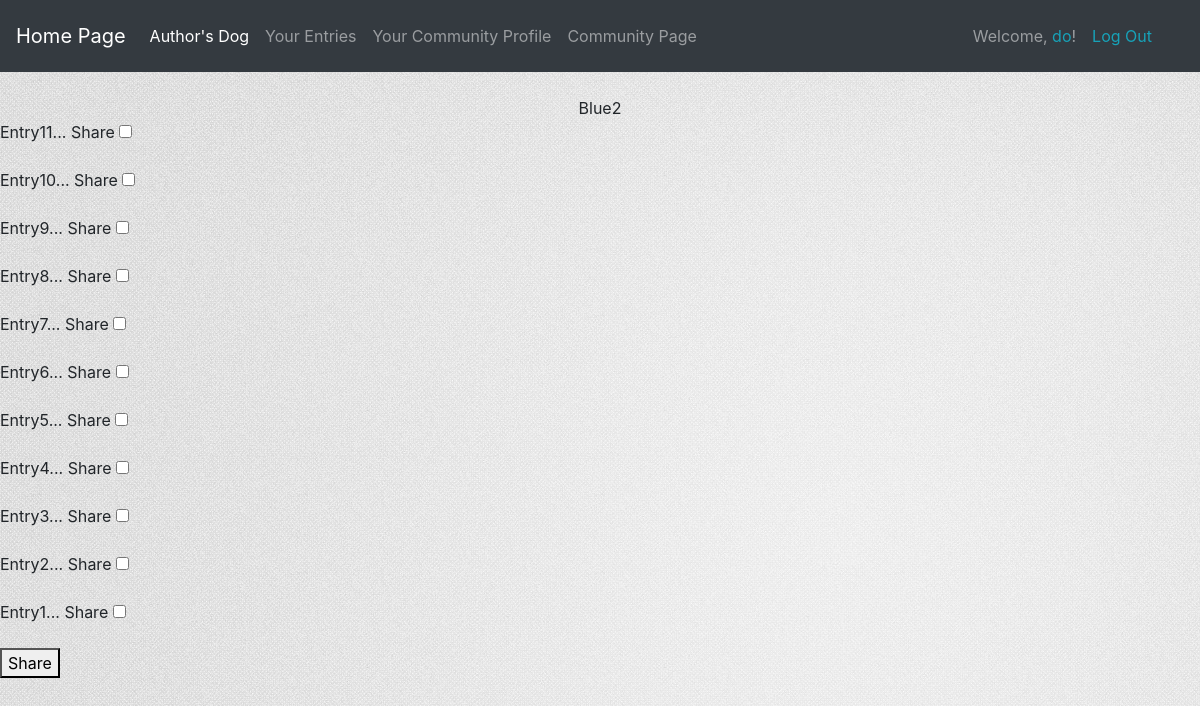
The page /share_dog/12/ (signed in) on the database its author committed.
### test_dog_app/models.py (models this page shows)
class DogName(models.Model):
    owner = models.ForeignKey(User, on_delete=models.CASCADE)
    name = models.CharField(max_length=70)
    share = models.BooleanField(default=False)
    shared_date = models.DateTimeField(auto_now_add=False, auto_now=False, null=True, blank=False)
    def __str__(self):
        return self.name

class Entry(models.Model):
    dog_name = models.ForeignKey(DogName, on_delete=models.CASCADE, null=False)
    bio_entry = models.TextField()
    dog_photo = models.ImageField(default=None, upload_to='photo_img/', blank=True)
    share = models.BooleanField(default=False)
    date_entry = models.DateTimeField(auto_now_add=True)
    shared_date = models.DateTimeField(auto_now_add=False, auto_now=False, null=True, blank=False)
    def __str__(self):
        return f'{self.bio_entry[:50]}...'

### test_dog_app/views.py (the view, shortened to what this page needs)
# urls.py: path('share_dog/<int:dog_id>/', views.share_dog, name='share_dog'),
def share_dog(request, dog_id):
    dog_to_share = DogName.objects.get(id=dog_id)
    dog_info = dog_to_share.entry_set.filter(share=False).order_by('-date_entry')
    all_dog_entries = dog_to_share.entry_set.all()
    content = {
        'dog_to_share':dog_to_share,
        'dog_info':dog_info,
        'all_dog_entries':all_dog_entries,
    }
    return render(request, 'share_dog.html',content)

### test_dog_app/templates/share_dog.html (shortened to what this page needs)
{% extends 'base.html' %}
{% block content %}
<div style="text-align: center">
    {{ dog_to_share }}
</div>
    <form action="{% url 'test_dog_app:share_dog' dog_to_share.id %}" method="post">
    {% for entry in dog_info %}
        <p>
            {{ entry }}
            <label>
                Share <input name="entry" type="checkbox" value="{{ entry.id }}"/>
            </label><br>
        </p>
    {% endfor %}
    {% if dog_info %}
        <button name="submit">Share</button>
    {% endif %}
</form>
{% endblock content %}

### test_dog_app/templates/base.html (shortened to what this page needs)
{% load static %}
<!DOCTYPE html>
<html lang="en">
    <link rel="stylesheet" href="https://stackpath.bootstrapcdn.com/bootstrap/4.4.1/css/bootstrap.min.css"
>
<head>
</head>
<body>
    <link rel="stylesheet" type="text/css" href="{% static 'test_dog_app/style.css' %}" />
    <nav class="navbar navbar-expand-lg navbar-dark bg-dark mb-4">
        <a class= 'navbar-brand' href="{% url 'test_dog_app:index' %}">Home Page</a>
        <div class="collapse navbar-collapse" id="navbarNavAltMarkup">
            <div class="navbar-nav">
            <a class= 'nav-item nav-link active' href="{% url 'test_dog_app:authors_dog' %}">
                Author's Dog
            </a>
            <a class= 'nav-item nav-link' href="{% url 'test_dog_app:user_entries' %}">Your Entries</a>
            <a class= 'nav-item nav-link' href="{% url 'test_dog_app:community_profile' %}">Your Community Profile</a>
            <a class= 'nav-item nav-link' href="{% url 'test_dog_app:community_page' %}">Community Page</a>
            </div>
            <div class="navbar ml-auto">
                {% if user.is_authenticated %}
                     <span class="navbar-text">
                         Welcome, <a class= 'text-info' href="{% url 'users:user_profile' user.id %}"> {{ user }}</a>!
                    </span>
                    <a class= 'nav-link text-info' href="{% url 'users:logout' %}">Log Out</a>
                {% else %}
                    <a class= 'nav-link text-info' href="{% url 'users:login' %}">Log In</a>
                    <a class= 'nav-link text-info' href="{% url 'users:register' %}">Register</a>
                {% endif %}
            </div>
        </div>
    </nav>
    {% block content %}
    {% endblock content %}
</body>
</html>

### test_dog_app/static/test_dog_app/style.css (style rules this page uses)
body { background: white url('background_image.jpg'); }

### rows shown on the page
DogName: name "Blue2"
Entry: bio_entry "Entry11..."
Entry: bio_entry "Entry10..."
Entry: bio_entry "Entry9..."
Entry: bio_entry "Entry8..."
Entry: bio_entry "Entry7..."
Entry: bio_entry "Entry6..."
Entry: bio_entry "Entry5..."
Entry: bio_entry "Entry4..."
Entry: bio_entry "Entry3..."
Entry: bio_entry "Entry2..."
Entry: bio_entry "Entry1..."

### other values the page prints
{{ user }} "do"
